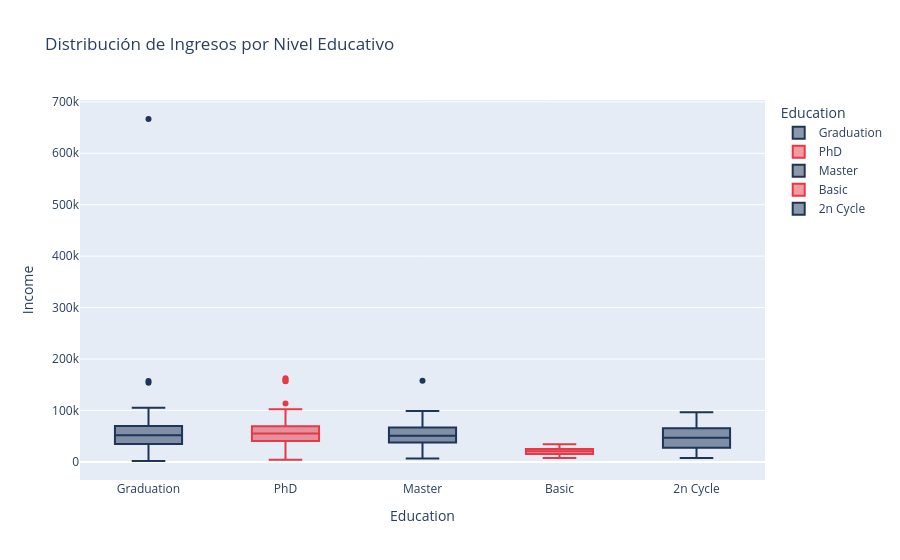

The cell this chart's notebook holds for it:
### Markdown cell above
###Ingresos por Nivel Educativo

### Code cell
fig2 = px.box(
    df,
    x = 'Education',
    y = 'Income',
    color = 'Education',
    color_discrete_sequence = color_schemes['complementario'],
    title = 'Distribución de Ingresos por Nivel Educativo'
)
fig2.show()

### Figure 1 — Plotly figure (JSON) as saved in the notebook; plotly's stock layout.template omitted (floating-point values rounded to 4 significant figures; data arrays with more than 128 entries replaced by an {"elided": "..."} marker saying what was removed)
{"data": [{"alignmentgroup": "True", "hovertemplate": "Education=%{x}<br>Income=%{y}<extra></extra>", "legendgroup": "Graduation", "marker": {"color": "#1D3557"}, "name": "Graduation", "notched": false, "offsetgroup": "Graduation", "orientation": "v", "showlegend": true, "type": "box", "x": {"elided": "1127 str values"}, "x0": " ", "xaxis": "x", "y": {"elided": "1127 float values"}, "y0": " ", "yaxis": "y"}, {"alignmentgroup": "True", "hovertemplate": "Education=%{x}<br>Income=%{y}<extra></extra>", "legendgroup": "PhD", "marker": {"color": "#E63946"}, "name": "PhD", "notched": false, "offsetgroup": "PhD", "orientation": "v", "showlegend": true, "type": "box", "x": {"elided": "486 str values"}, "x0": " ", "xaxis": "x", "y": {"elided": "486 float values"}, "y0": " ", "yaxis": "y"}, {"alignmentgroup": "True", "hovertemplate": "Education=%{x}<br>Income=%{y}<extra></extra>", "legendgroup": "Master", "marker": {"color": "#1D3557"}, "name": "Master", "notched": false, "offsetgroup": "Master", "orientation": "v", "showlegend": true, "type": "box", "x": {"elided": "370 str values"}, "x0": " ", "xaxis": "x", "y": {"elided": "370 float values"}, "y0": " ", "yaxis": "y"}, {"alignmentgroup": "True", "hovertemplate": "Education=%{x}<br>Income=%{y}<extra></extra>", "legendgroup": "Basic", "marker": {"color": "#E63946"}, "name": "Basic", "notched": false, "offsetgroup": "Basic", "orientation": "v", "showlegend": true, "type": "box", "x": ["Basic", "Basic", "Basic", "Basic", "Basic", "Basic", "Basic", "Basic", "Basic", "Basic", "Basic", "Basic", "Basic", "Basic", "Basic", "Basic", "Basic", "Basic", "Basic", "Basic", "Basic", "Basic", "Basic", "Basic", "Basic", "Basic", "Basic", "Basic", "Basic", "Basic", "Basic", "Basic", "Basic", "Basic", "Basic", "Basic", "Basic", "Basic", "Basic", "Basic", "Basic", "Basic", "Basic", "Basic", "Basic", "Basic", "Basic", "Basic", "Basic", "Basic", "Basic", "Basic", "Basic", "Basic"], "x0": " ", "xaxis": "x", "y": [7500.0, 24590.0, 9548.0, 28250.0, 24880.0, 24480.0, 27190.0, 24280.0, 30800.0, 18980.0, 25960.0, 21060.0, 13080.0, 17490.0, 20420.0, 26870.0, 25440.0, 14910.0, 15040.0, 22630.0, 16580.0, 14420.0, 23720.0, 15060.0, 8940.0, 25710.0, 7500.0, 27000.0, 18390.0, 24370.0, 17260.0, 22630.0, 13720.0, 24590.0, 15860.0, 9722.0, 18750.0, 23530.0, 28390.0, 16010.0, 28250.0, 20190.0, 24880.0, 34440.0, 22120.0, 22390.0, 14190.0, 20420.0, 16000.0, 15250.0, 26490.0, 25220.0, 16180.0, 14920.0], "y0": " ", "yaxis": "y"}, {"alignmentgroup": "True", "hovertemplate": "Education=%{x}<br>Income=%{y}<extra></extra>", "legendgroup": "2n Cycle", "marker": {"color": "#1D3557"}, "name": "2n Cycle", "notched": false, "offsetgroup": "2n Cycle", "orientation": "v", "showlegend": true, "type": "box", "x": {"elided": "203 str values"}, "x0": " ", "xaxis": "x", "y": {"elided": "203 float values"}, "y0": " ", "yaxis": "y"}], "layout": {"boxmode": "overlay", "legend": {"title": {"text": "Education"}, "tracegroupgap": 0}, "title": {"text": "Distribución de Ingresos por Nivel Educativo"}, "xaxis": {"anchor": "y", "categoryarray": ["Graduation", "PhD", "Master", "Basic", "2n Cycle"], "categoryorder": "array", "domain": [0, 1], "title": {"text": "Education"}}, "yaxis": {"anchor": "x", "domain": [0, 1], "title": {"text": "Income"}}}}
